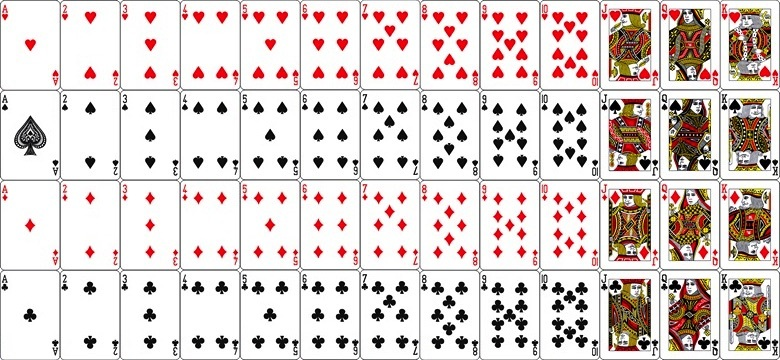
#> input picture cards.jpg, 780 x 360 px, found by its file name
$ python 6-9.py
#> lines starting #> are read from the running program, lines starting #| are printed output that depends on the picture
import requests
import cv2 as cv
import os
import matplotlib.pyplot as plt
import numpy as np
import random

card_images = []

def load_image():
  image_name = 'cards.jpg'
  vsplit_number = 4
  hsplit_number = 13

  if not os.path.isfile(image_name):
    response = requests.get('http://3156.bz/techgym/cards.jpg', allow_redirects=False)
    with open(image_name, 'wb') as image:
      image.write(response.content)

  img = cv.imread('./'+image_name)
#> img is the input picture: shape (360, 780, 3); mean B, G, R 206.2, 208.8, 219.7
  img = cv.cvtColor(img, cv.COLOR_BGR2RGB)

  h, w = img.shape[:2]
#> h = 360; w = 780
  crop_img = img[:h // vsplit_number * vsplit_number, :w // hsplit_number * hsplit_number]

  card_images.clear()
  for h_image in np.vsplit(crop_img, vsplit_number):
    for v_image in np.hsplit(h_image, hsplit_number):
      card_images.append(v_image)
#> this loop made 4 passes
#> after the loop, card_images = 52 items

class Card:
  def __init__(self,mark,display_name,number,image,flag):
    self.mark = mark
    self.display_name = display_name
    self.number = number
    self.image = image
    self.flag = flag

class Player:
   def __init__(self,name,cards,total_number):
      self.name = name
      self.cards = cards
      self.total_number = total_number

class Human(Player):
   def __init__(self,name,cards,total_number):
        super().__init__(name,cards,total_number)

class Computer(Player):
   def __init__(self,name,cards,total_number):
      super().__init__(name,cards,total_number)

def create_cards():
    global cards
    cards = []
    marks = ['ハート','スペード','ダイヤ','クローバー']
    display_name = ['A']
    for i in range(2,11):
        display_name.append(i)
    display_name += ['J','Q','K']

    card_count = 0
    for i  in marks:
        for j , num in enumerate(display_name):
            if j == 0:
                j = 10
            elif j >= 9:
                j = 9
            cards.append(Card(i,num,j+1,card_images[card_count],0))
            card_count += 1
#> this loop made 4 passes
#> pass 1, in __init__, `self.image = image`:
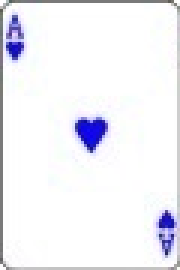
#> self.image: shape (90, 60, 3) (shown 3 times larger); mean of channels 0, 1, 2 246.8, 240.9, 241; drawn as B, G, R
#> pass 1, in __init__ (call 2), `self.image = image`:
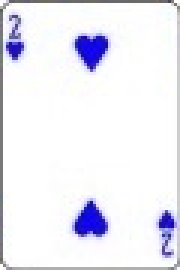
#> self.image: shape (90, 60, 3) (shown 3 times larger); mean of channels 0, 1, 2 245.4, 236.2, 236.6; drawn as B, G, R
#> pass 1, in __init__ (call 3), `self.image = image`:
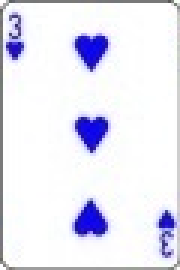
#> self.image: shape (90, 60, 3) (shown 3 times larger); mean of channels 0, 1, 2 244.1, 231.5, 231.9; drawn as B, G, R
#> pass 1, in __init__ (call 4), `self.image = image`:
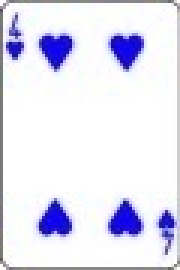
#> self.image: shape (90, 60, 3) (shown 3 times larger); mean of channels 0, 1, 2 243.5, 227.5, 228.1; drawn as B, G, R
#> after the loop, card_count = 52; cards = 52 items; j = 9

def deal_card(player):
    random_card = cards[random.randint(0,51)]
    while random_card.flag == 1:
      random_card = cards[random.randint(0,51)]
#> this loop made 0 passes
    player.cards.append(random_card)
    random_card.flag = 1

def play():
  load_image()
  create_cards()
  global players
  Human.name = '自分'
  Computer.name = 'コンピューター'
  players = [Human.name,Computer.name]
  Human.cards = []
  Computer.cards = []
  deal_card(Human)
  deal_card(Human)
  print(Human.cards)
  deal_card(Computer)
  show_cards(Human.cards)

def show_cards(playerCards):
  plt.subplot(1,6,1)
  plt.axis("off")
  plt.imshow(playerCards[0].image)
  print(f"{Human.cards[0].mark}{Human.cards[0].display_name}")
  plt.subplot(1,6,2)
  plt.axis("off")
  plt.imshow(playerCards[1].image)
  print(f"{Human.cards[1].mark}{Human.cards[1].display_name}")
  plt.show()
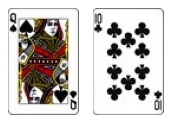
#> figure drawn by matplotlib, 2 panels

play()
